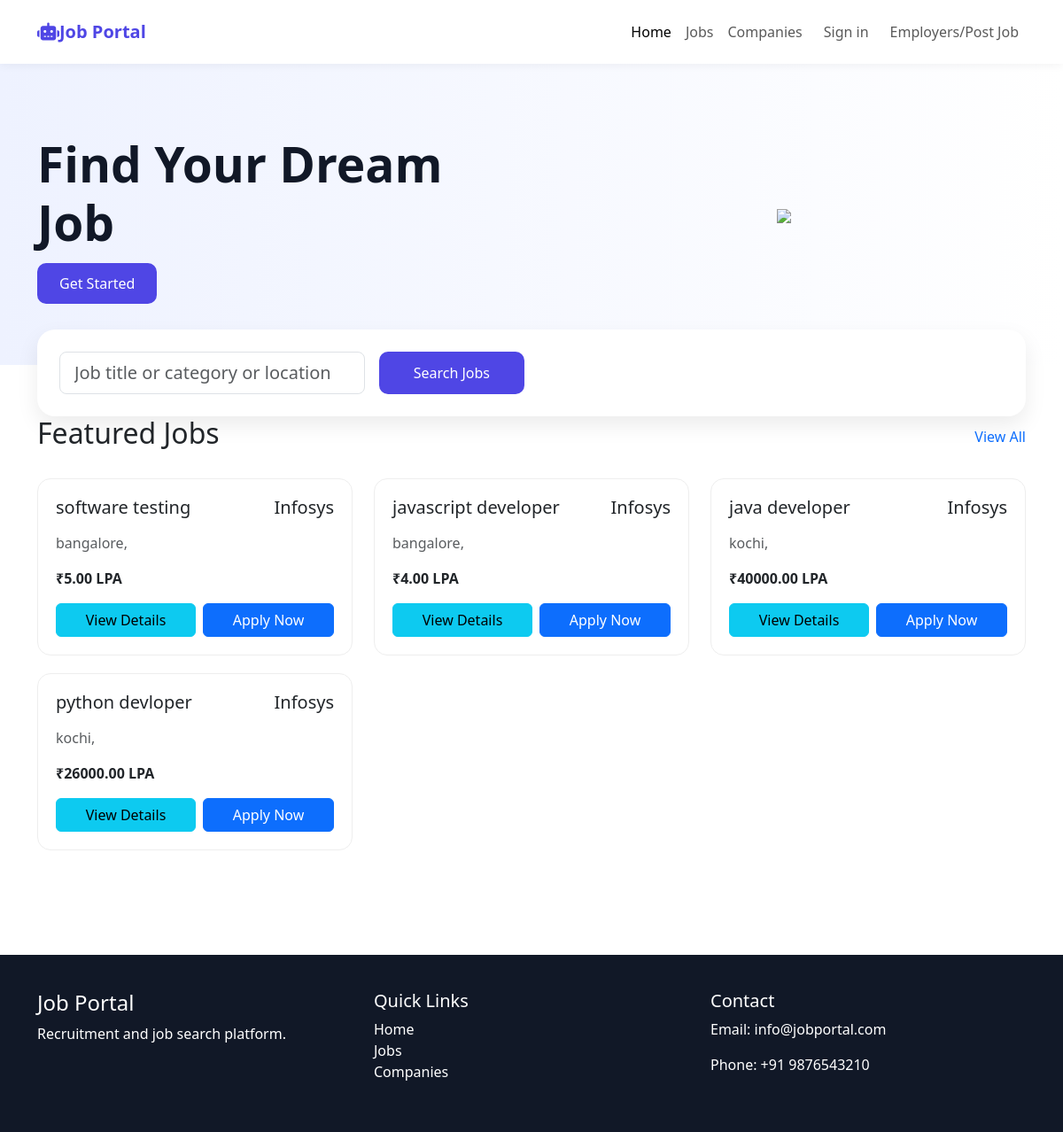
Before: / with the older database file.
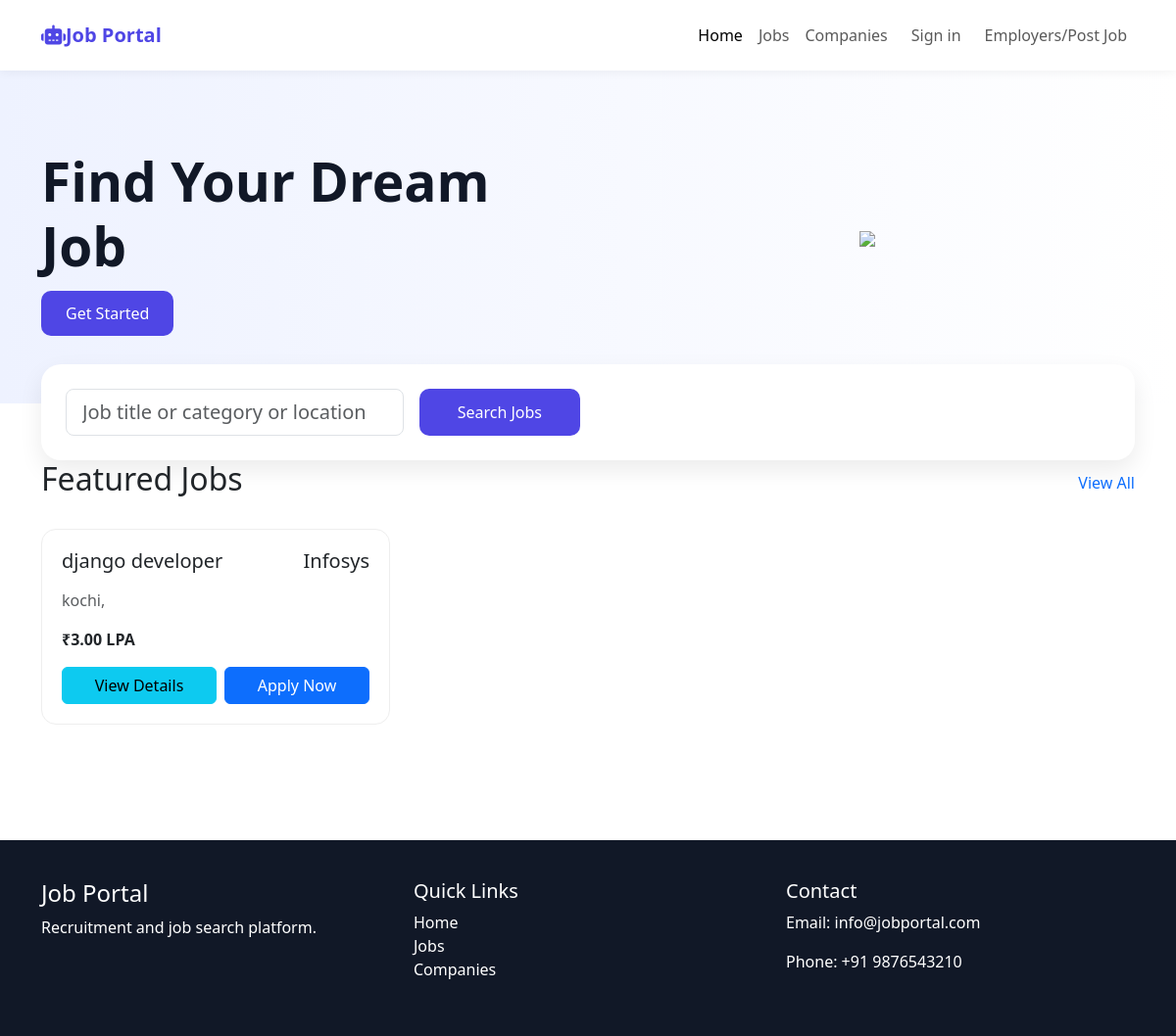
After: the same page with the newer database file.
### job/models.py (models this page shows, shortened)
class Job(models.Model):
    JOB_TYPES = (
        ('Full Time', 'Full Time'),
        ('Part Time', 'Part Time'),
        ('Internship', 'Internship'),
        ('Remote', 'Remote'),
    )
    EXPERIENCE_CHOICES = [
        ('Fresher', 'Fresher'),
        ('0-1', '0-1 Years'),
        ('1-3', '1-3 Years'),
        ('3-5', '3-5 Years'),
        ('5-10', '5-10 Years'),
        ('10+', '10+ Years'),
    ]
    title = models.CharField(max_length=200)
    company = models.ForeignKey(
        Company,
        on_delete=models.CASCADE,
        related_name='jobs'
    )
    location = models.CharField(max_length=200)
    salary = models.DecimalField(max_digits=10, decimal_places=2, null=True, blank=True)
    job_type = models.CharField(max_length=20, choices=JOB_TYPES)
    experience = models.CharField(
            max_length=20,
            choices=EXPERIENCE_CHOICES
        )
    vacancies = models.PositiveIntegerField(default=1)
    description = models.TextField()
    category = models.ForeignKey(
        JobCategory,
        on_delete=models.CASCADE
    )
    skills = models.ManyToManyField(Skill)
    posted_date = models.DateTimeField(auto_now_add=True)
    application_deadline = models.DateField()
    is_active = models.BooleanField(default=True)
    is_featured = models.BooleanField(default=False)
    plan = models.ForeignKey(
        FeaturedPlan,
        on_delete=models.CASCADE,
        null=True,
        blank=True
    )
    featured_until = models.DateField(
        null=True,
        blank=True
    )

### employer/models.py (models this page shows, shortened)
class Company(models.Model):
    user = models.OneToOneField(
        settings.AUTH_USER_MODEL,
        on_delete=models.CASCADE
    )
    COMPANY_SIZE_CHOICES = [
        ('1-10', '1-10 Employees'),
        ('11-50', '11-50 Employees'),
        ('51-200', '51-200 Employees'),
        ('201-500', '201-500 Employees'),
        ('501-1000', '501-1000 Employees'),
        ('1001+', '1001+ Employees'),
    ]
    company_name = models.CharField(max_length=200)
    logo = models.ImageField(upload_to='company_logos/', blank=True, null=True)
    industry = models.ForeignKey(
        Industry,
        on_delete=models.CASCADE
    )
    website = models.URLField(blank=True, null=True)
    linkedin_url = models.URLField(blank=True, null=True)
    facebook_url = models.URLField(blank=True, null=True)
    email = models.EmailField()
    phone = models.CharField(max_length=15)
    address = models.TextField()
    city = models.CharField(max_length=100)
    state = models.CharField(max_length=100)
    country = models.CharField(max_length=100)
    company_size = models.CharField(
                    max_length=20,
                    choices=COMPANY_SIZE_CHOICES
                )
    description = models.TextField(blank=True, null=True)
    founded_year = models.PositiveIntegerField(blank=True, null=True)
    is_verified = models.BooleanField(default=False)
    created_at = models.DateTimeField(auto_now_add=True)

### accounts/views.py (the view, shortened to what this page needs)
# urls.py: path('', views.home, name='home'),
def home(request):
    applied_jobs = []
    featured_jobs = Job.objects.filter(
        is_featured=True,
        company__is_verified=True,
        featured_until__gte=timezone.now().date()
    ).order_by('-id')[:6]
    context = {
        'featured_jobs': featured_jobs,
        'applied_jobs': applied_jobs
    }
    return render(request, 'accounts/home.html', context)

### templates/accounts/home.html (shortened to what this page needs)
{% extends 'base.html' %}
{% load static %}
{%  block css %}
  <link rel="stylesheet" href="{% static 'css/style.css' %}">
  <link rel="stylesheet" href="{% static 'css/home.css' %}">
   {% endblock %}
{% block content %}
<section class="hero">
  <div class="container">
    <div class="row align-items-center">
      <div class="col-lg-6">
        <h1>Find Your Dream Job</h1>
        <div class="mt-4">
          <a href="jobseeker/register/" style="text-decoration: none;" class="btn-main me-3">Get Started</a>
        </div>
      </div>
      <div class="col-lg-6 text-center mt-5 mt-lg-0">
        <img src="https://cdn-icons-png.flaticon.com/512/4712/4712109.png"
             class="img-fluid"
             width="450">
      </div>
    </div>
  </div>
</section>
<div class="container">
  <div class="search-box">
    <form method="get" action="/jobs">
    <div class="row g-3">
      <div class="col-md-4">
        <input type="text" name="q" class="form-control form-control-lg" placeholder="Job title or category or location">
      </div>
      <div class="col-md-2 d-grid">
        <button  class="btn-main" type="submit">Search Jobs</button>
      </div>
</form>
    </div>
  </div>
</div>
<section class="pb-5">
  <div class="container">
    <div class="d-flex justify-content-between align-items-center mb-4">
      <h2>Featured Jobs</h2>
      <a href="/jobs/featured_jobs/" class="text-decoration-none">View All</a>
    </div>
    <div class="row">
    {% for job in featured_jobs %}
      <div class="col-md-6 col-lg-4">
        <div class="job-card">
          <div class="d-flex justify-content-between">
            <h5>{{job.title}}</h5>
            <h5>{{job.company.company_name}}</h5>
          </div>
          <p class="text-muted mt-2">{{job.location}}, {{job.country}}</p>
          <div class="d-flex justify-content-between align-items-center">
            <strong>₹{{job.salary}} LPA</strong>
          </div>
          <div class="d-flex gap-2 mt-3">
         <a href="{% url 'job_details' job.id %}"
       class="btn btn-info flex-fill">
        View Details
    </a>
    {% if job.id in applied_jobs %}
        <button class="btn btn-success flex-fill"  disabled>
            Applied
        </button>
    {% else %}
        <a href="{% url 'job_details' job.id %}"
           class="btn btn-primary flex-fill">
            Apply Now
        </a>
    {% endif %}
</div>
        </div>
      </div>
      {%endfor%}
    </div>
  </div>
</section>
 {% endblock %}

Changed rows visible on the page:
removed Job: title "software testing", company.company_name "Infosys", location "bangalore", salary "5.00", shows "Apply Now"
removed Job: title "javascript developer", company.company_name "Infosys", location "bangalore", salary "4.00", shows "Apply Now"
removed Job: title "java developer", company.company_name "Infosys", location "kochi", salary "40000.00", shows "Apply Now"
removed Job: title "python devloper", company.company_name "Infosys", location "kochi", salary "26000.00", shows "Apply Now"
added Job: title "django developer", company.company_name "Infosys", location "kochi", salary "3.00", shows "Apply Now"
